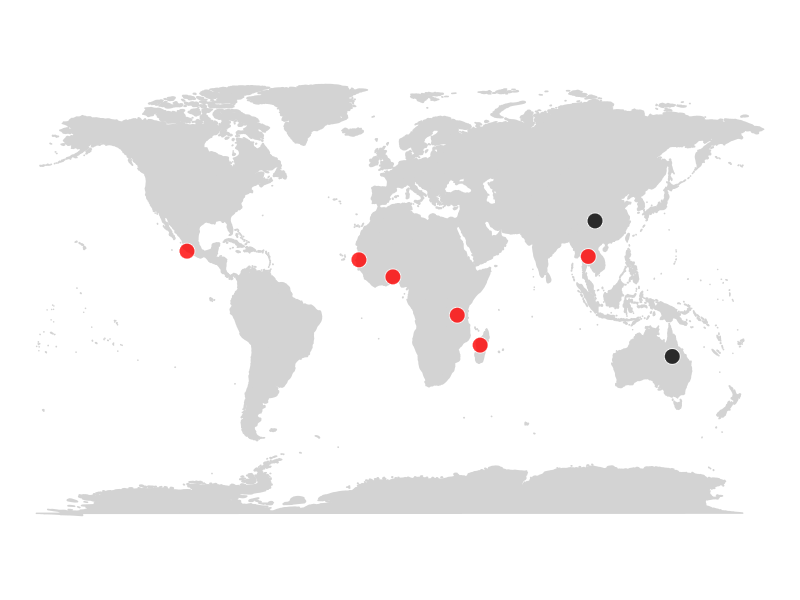

Write R code to recreate this figure.
#Plotting coordinates to map

#Load necessary libraries:
library(readxl)
library(readr)
library(maps)
library(ggplot2)
library(ggrepel)
library(tidyverse)

#Load acridum dataset
acridum_data <- read_excel("d01a_acridum_map_pg_metadata.xlsx")
sites1 <- as.data.frame(acridum_data)

#Start plotting
worldmap = map_data('world')
set.seed(24)

#add noise to the data to avoid overlapping points and add size variance for date_bp
sites2 <- sites1
sites2$Lat <- as.numeric(sites2$Lat)
sites2$Lat = sites2$Lat + rnorm(length(sites2$Lat),0,0.7)
sites2$Long = sites2$Long + rnorm(length(sites2$Long),0,0.7)

#ggplot map
map1 <- ggplot() + 
  geom_polygon(data = worldmap, 
               aes(x = long, y = lat, group = group), 
               fill = 'lightgrey', color = 'lightgrey') + 
  coord_fixed(1.3) + 
  theme_void()+
  geom_point(data = sites2, 
             aes(x = as.numeric(Long), 
                 y = as.numeric(Lat), fill = Study), size = 5, alpha = 0.8, pch = 21, colour = "white") + 
  scale_fill_identity() +
  scale_size_area(max_size = 10) + 
  theme(legend.position = 'bottom', legend.direction = 'horizontal') + 
  theme(title = element_text(size = 12))

map1
